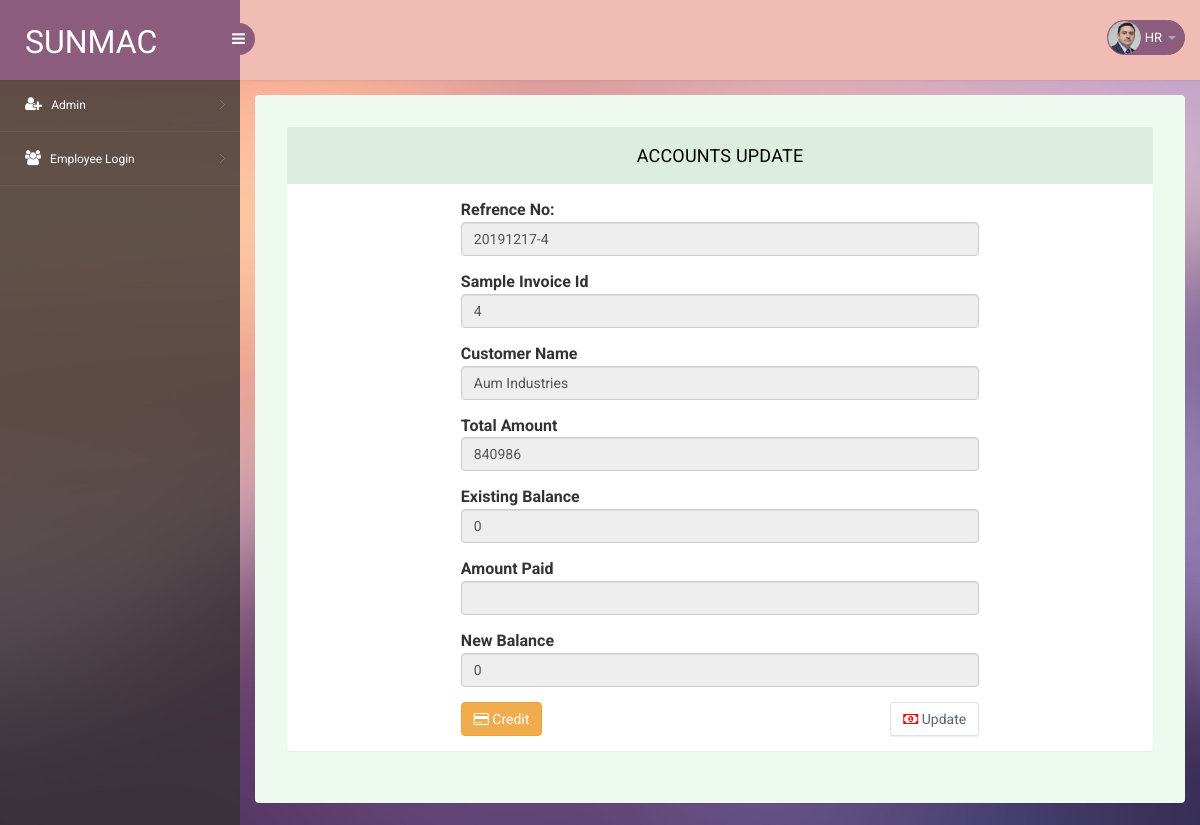
/accounts_registery.php?invoiceId=4 (signed in), run on an earlier commit of the app's database.
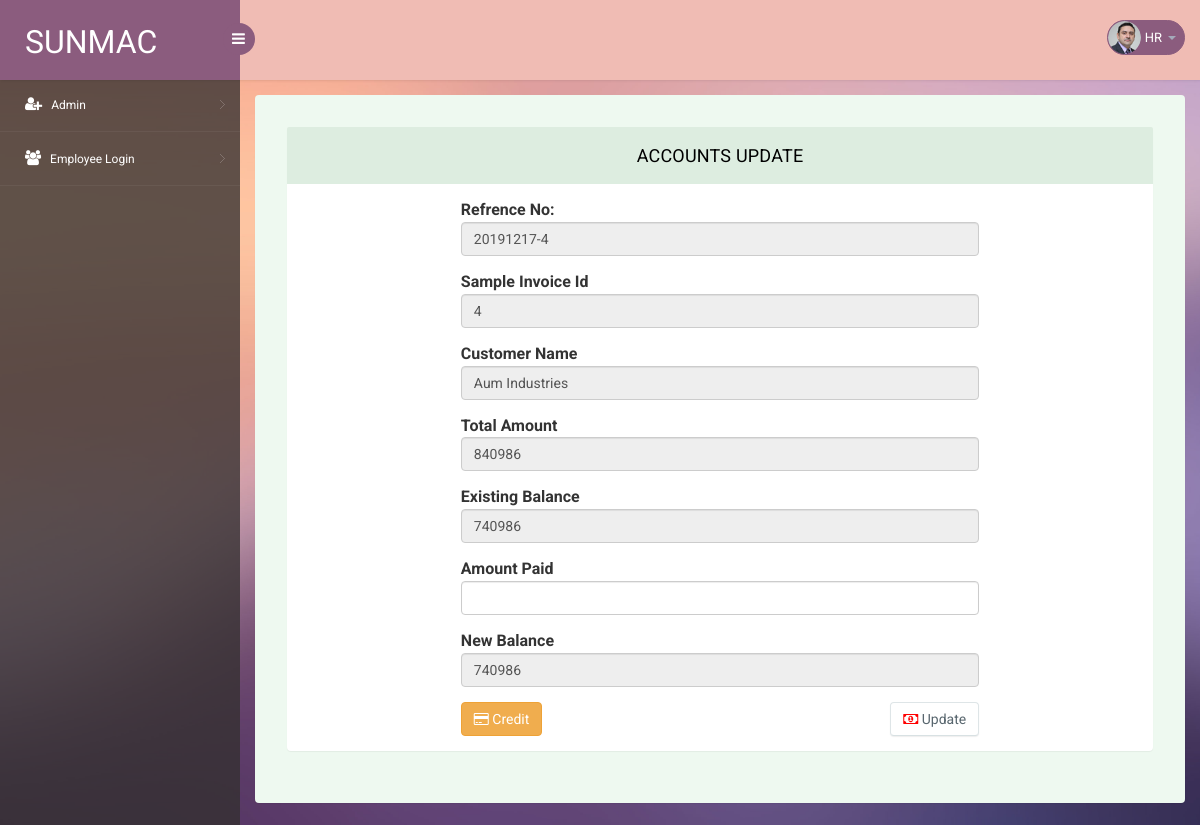
And on a later commit of the database.
### tables this page shows
CREATE TABLE `sample_pi` (
  `SAMPLE_PI_ID` int(11) NOT NULL,
  `CUSTOMER_NAME` varchar(100) NOT NULL,
  `MOBILE` varchar(100) NOT NULL,
  `TO_ADDRESS` varchar(100) NOT NULL,
  `DELIVERY_ADDRESS` varchar(100) NOT NULL,
  `TOTAL_AMOUNT` int(100) NOT NULL,
  `DATE` date NOT NULL,
  `GST` int(10) NOT NULL,
  `GST_AMOUNT` int(100) NOT NULL,
  `BALANCE` int(100) NOT NULL,
  `INVOICE_STATUS` int(5) NOT NULL,
  `NOTE_1` varchar(100) NOT NULL,
  `NOTE_2` varchar(100) NOT NULL,
  `FOLLOWED_BY_PERSON` varchar(50) NOT NULL,
  `REFERENCE_NO` varchar(50) NOT NULL,
  `SHOW_TO_ADMIN` int(1) NOT NULL DEFAULT '1'
);

CREATE TABLE `transaction_balance` (
  `SAMPLE_PI_ID` int(10) NOT NULL,
  `TOTAL_AMOUNT` int(10) NOT NULL,
  `BALANCE` int(10) NOT NULL,
  `LAST_UPDATE_DATE` date NOT NULL,
  `SHOW_TO_ACCOUNTS` int(1) NOT NULL DEFAULT '1',
  `SHOW_TO_ADMIN` int(1) NOT NULL DEFAULT '1',
  `IS_PENDING_AMOUNT` int(1) NOT NULL DEFAULT '0'
);

### accounts_registery.php (the view, shortened to what this page needs)
<?php
include 'db_connect.php';
if (isset($_GET['invoiceId']) & !empty($_GET['invoiceId'])) {
  $id = $_GET['invoiceId'];
  $sql = "SELECT TB.SAMPLE_PI_ID, S.REFERENCE_NO, S.CUSTOMER_NAME, S.MOBILE, TB.TOTAL_AMOUNT, TB.BALANCE
            FROM sample_pi S, transaction_balance TB WHERE 1=1
            AND S.SAMPLE_PI_ID = TB.SAMPLE_PI_ID
            AND TB.SAMPLE_PI_ID = " . $id;
  $select = mysqli_query($conn, $sql);
  $row = mysqli_fetch_array($select);
}
?>
<!DOCTYPE html>
<head>
</head>
<body>
  <?php include 'header.php'; ?>
  <section id="main-content">
    <section class="wrapper">
      <div class="form-w3layouts">
        <div class="row">
          <div class="col-lg-12">
            <section class="panel">
              <header class="panel-heading">
                ACCOUNTS UPDATE
              </header>
              <div class="panel-body">
                <div class="position-center">
                  <form action="" method="POST">
                    <div class="form-group">
                      <label for="sample_invoice_id">Refrence No:</label>
                      <input type="text" class="form-control" name="REF_NO" id="REF_NO" value='<?php echo $row['REFERENCE_NO'] ?>' required readonly>
                    </div>
                    <div class="form-group">
                      <label for="sample_invoice_id">Sample Invoice Id</label>
                      <input type="number" class="form-control" name="INVOICE_ID" id="INVOICE_ID" value='<?php echo $row['SAMPLE_PI_ID'] ?>' required readonly>
                    </div>
                    <div class="form-group">
                      <label for="quotation_id">Customer Name</label>
                      <input type="text" class="form-control" name="QUOTATION_ID" value='<?php echo $row['CUSTOMER_NAME'] ?>' required readonly>
                    </div>
                    <div class="form-group">
                      <label for="quotation_date">Total Amount</label>
                      <input type="text" class="form-control" id="totalAmount" name="totalAmount" value='<?php echo $row['TOTAL_AMOUNT'] ?>' required readonly>
                    </div>
                    <div class="form-group">
                      <label for="products">Existing Balance</label>
                      <input type="text" class="form-control" name="balance" id="balance" value='<?php echo $row['BALANCE'] ?>' readonly>
                    </div>
                    <div class="form-group">
                      <label for="products">Amount Paid</label>
                      <input type="number" class="form-control" name="advance" id="advance" value='' onchange="calcBalance(this)" onkeyup="calcBalance(this)">
                    </div>
                    <div class="form-group">
                      <label for="products">New Balance</label>
                      <input type="text" class="form-control" name="new-balance" id="new-balance" value='<?php echo $row['BALANCE']; ?>' readonly>
                    </div>
                    <div class="center" style="text-align: center;">
                      <button type="submit" name="submit" class="btn btn-default pull-right">
                        <i class="fa fa-money" aria-hidden="true" style="color: red"></i>
                        Update
                      </button>
                      <button type="button" name="move-to-pending" id="move-to-pending" onclick="moveToPending()" class="btn btn-warning pull-left">
                        <i class="fa fa-credit-card" aria-hidden="true" style="color: white"></i>
                        Credit
                      </button>
                    </div>
                  </form>
                </div>
              </div>
            </section>
          </div>
        </div>
      </div>
    </section>
  </section>
</body>
</html>

What changed in the data, as far as the page shows it:
changed sample_pi "Aum Industries": balance "0" → "740986"; new-balance "0" → "740986"
